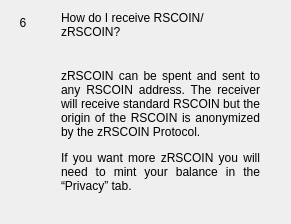
                  <widget class="QWidget" name="widgetFaq6" native="true">
                   <layout class="QHBoxLayout" name="horizontalpage_6" stretch="0,1">
                    <item alignment="Qt::AlignTop">
                     <widget class="QLabel" name="labelNumber6">
                      <property name="minimumSize">
                       <size>
                        <width>24</width>
                        <height>24</height>
                       </size>
                      </property>
                      <property name="maximumSize">
                       <size>
                        <width>16777215</width>
                        <height>24</height>
                       </size>
                      </property>
                      <property name="text">
                       <string>6</string>
                      </property>
                      <property name="alignment">
                       <set>Qt::AlignCenter</set>
                      </property>
                     </widget>
                    </item>
                    <item>
                     <layout class="QVBoxLayout" name="verticalLayoutpage_6">
                      <property name="spacing">
                       <number>0</number>
                      </property>
                      <property name="leftMargin">
                       <number>20</number>
                      </property>
                      <property name="rightMargin">
                       <number>20</number>
                      </property>
                      <item>
                       <widget class="QLabel" name="labelSubtitle6">
                        <property name="text">
                         <string>How do I receive RSCOIN/zRSCOIN?</string>
                        </property>
                        <property name="wordWrap">
                         <bool>true</bool>
                        </property>
                       </widget>
                      </item>
                      <item>
                       <spacer name="verticalSpacer_60">
                        <property name="orientation">
                         <enum>Qt::Vertical</enum>
                        </property>
                        <property name="sizeType">
                         <enum>QSizePolicy::Fixed</enum>
                        </property>
                        <property name="sizeHint" stdset="0">
                         <size>
                          <width>20</width>
                          <height>30</height>
                         </size>
                        </property>
                       </spacer>
                      </item>
                      <item>
                       <widget class="QLabel" name="labelContent6">
                        <property name="text">
                         <string>
                           &lt;html&gt;&lt;head/&gt;&lt;body&gt;&lt;p align=&quot;justify&quot;&gt;
                           zRSCOIN can be spent and sent to any RSCOIN address. The receiver will
                           receive standard RSCOIN but the origin of the RSCOIN is anonymized by the zRSCOIN Protocol.
                           &lt;/p&gt;&lt;p align=&quot;justify&quot;&gt;
                           If you want more zRSCOIN you will need to mint your balance in the “Privacy” tab.
                           &lt;/p&gt;&lt;/body&gt;&lt;/html&gt;
                         </string>
                        </property>
                        <property name="alignment">
                         <set>Qt::AlignLeading|Qt::AlignLeft|Qt::AlignTop</set>
                        </property>
                        <property name="wordWrap">
                         <bool>true</bool>
                        </property>
                       </widget>
                      </item>
                      <item>
                       <spacer name="verticalSpacer_61">
                        <property name="orientation">
                         <enum>Qt::Vertical</enum>
                        </property>
                        <property name="sizeHint" stdset="0">
                         <size>
                          <width>20</width>
                          <height>20</height>
                         </size>
                        </property>
                       </spacer>
                      </item>
                     </layout>
                    </item>
                   </layout>
                  </widget>
